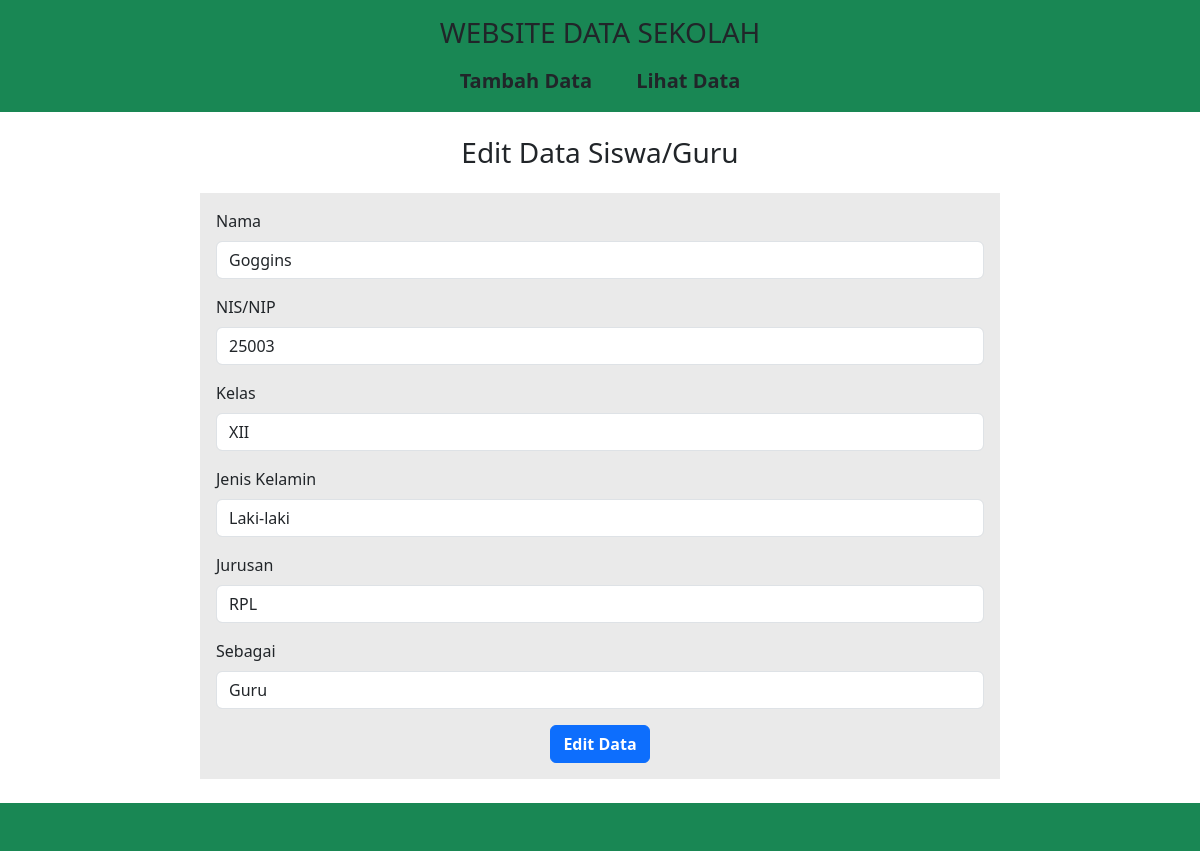
Screenshot of /edit.php?op=edit&id=6 with the database file from the repository.
### tables this page shows
CREATE TABLE `data_sekolah` (
  `id` int NOT NULL,
  `nama` varchar(25) NOT NULL,
  `nis_nip` varchar(25) NOT NULL,
  `kelas` varchar(25) NOT NULL,
  `jenis_kelamin` varchar(25) NOT NULL,
  `jurusan` varchar(25) NOT NULL,
  `sebagai` enum('guru','siswa') NOT NULL
);

### edit.php (the view, shortened to what this page needs)
<?php
include 'koneksi.php';
if (isset($_GET['id'])) {
  $id = $_GET['id'];
  $query = "SELECT * FROM data_sekolah WHERE id='$id'";
  $result = mysqli_query($koneksi, $query);
  $data = mysqli_fetch_assoc($result);
} else {
  echo "ID tidak ditemukan.";
  exit;
}
?>
<!DOCTYPE html>
<html lang="en">
<head>
  <link rel="stylesheet" href="css/style.css" />
  <link rel="stylesheet" href="css/bootstrap.min.css">
</head>
<body>
  <header class="text-center p-3 bg-success">
    <h3 class="mb-3">WEBSITE DATA SEKOLAH</h3>
    <nav class="mt-3">
      <a href="index.php" class="text-dark">Tambah Data</a>
      <a href="lihat.php" class="text-dark">Lihat Data</a>
    </nav>
  </header>
  <main class=" mt-4 mx-auto">
    <h3 class="text-center">Edit Data Siswa/Guru</h3>
    <form action="" method="POST" class="mt-4 p-3">
      <div class="mb-3">
        <label for="nama" class="form-label">Nama</label>
        <input type="nama" class="form-control" id="nama" name="nama" value="<?php echo $data['nama']; ?>">
      </div>
      <div class="mb-3">
        <label for="nis_nip" class="form-label">NIS/NIP</label>
        <input type="nama" class="form-control" id="nis_nip" name="nis_nip" value="<?php echo $data['nis_nip'] ?>">
      </div>
      <div class="mb-3">
        <label for="kelas" class="form-label">Kelas</label>
        <select class="form-control" name="kelas" id="kelas">
          <option value="XII" <?php if ($data['kelas'] == "XII") echo "selected" ?>>XII</option>
        </select>
      </div>
      <div class="mb-3">
        <label for="jenis-kelamin" class="form-label">Jenis Kelamin</label>
        <select class="form-control" name="jenis_kelamin" id="jenis-kelamin">
          <option value="Laki-laki" <?php if ($data['jenis_kelamin'] == "Laki-laki") echo "selected" ?>>Laki-laki</option>
        </select>
      </div>
      <div class="mb-3">
        <label for="jurusan" class="form-label">Jurusan</label>
        <select class="form-control" name="jurusan" id="jurusan">
          <option value="RPL" <?php if ($data['jurusan'] == "RPL") echo "selected" ?>>RPL</option>
        </select>
      </div>
      <div class="mb-3">
        <label for="sebagai" class="form-label">Sebagai</label>
        <select class="form-control" name="sebagai" id="sebagai">
          <option value="Guru" <?php if ($data['sebagai'] == "guru") echo "selected" ?>>Guru</option>
        </select>
      </div>
      <div class="col-12 text-center">
        <input type="submit" name="simpan" value="Edit Data" class="btn btn-primary fw-semibold" />
      </div>
    </form>
  </main>
  <footer class="bg-success p-4 text-center mt-4">
  </footer>
</body>
</html>

### css/style.css (style rules this page uses)
*, html { margin: 0; padding: 0; box-sizing: border-box; }
nav a { text-decoration: none; font-weight: 600; margin: 20px; font-size: 20px; }
.mx-auto { width: 800px; }
form { background-color: #eaeaea; }

### rows the page displays
data_sekolah: nama "Goggins", nis_nip "25003", kelas "XII", jenis_kelamin "Laki-laki", jurusan "RPL", sebagai "Guru"
